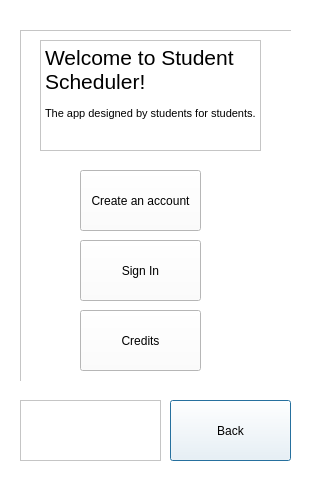
<?xml version="1.0" encoding="UTF-8"?>
<ui version="4.0">
 <class>WelcomePage</class>
 <widget class="QDialog" name="WelcomePage">
  <property name="geometry">
   <rect>
    <x>0</x>
    <y>0</y>
    <width>320</width>
    <height>480</height>
   </rect>
  </property>
  <property name="windowTitle">
   <string>Student Scheduler</string>
  </property>
  <property name="styleSheet">
   <string notr="true">background-color: rgb(255, 255, 255);
border-color: rgb(85, 0, 255);</string>
  </property>
  <widget class="QStackedWidget" name="welcomeWidget">
   <property name="geometry">
    <rect>
     <x>10</x>
     <y>10</y>
     <width>281</width>
     <height>371</height>
    </rect>
   </property>
   <property name="currentIndex">
    <number>0</number>
   </property>
   <widget class="QWidget" name="page">
    <widget class="QFrame" name="frame">
     <property name="geometry">
      <rect>
       <x>10</x>
       <y>20</y>
       <width>280</width>
       <height>381</height>
      </rect>
     </property>
     <property name="styleSheet">
      <string notr="true">background-color: rgb(255, 255, 255);</string>
     </property>
     <property name="frameShape">
      <enum>QFrame::StyledPanel</enum>
     </property>
     <property name="frameShadow">
      <enum>QFrame::Raised</enum>
     </property>
     <widget class="QPushButton" name="credits">
      <property name="geometry">
       <rect>
        <x>60</x>
        <y>280</y>
        <width>121</width>
        <height>61</height>
       </rect>
      </property>
      <property name="text">
       <string>Credits</string>
      </property>
      <property name="autoDefault">
       <bool>false</bool>
      </property>
     </widget>
     <widget class="QPushButton" name="createAnAccount">
      <property name="geometry">
       <rect>
        <x>60</x>
        <y>140</y>
        <width>121</width>
        <height>61</height>
       </rect>
      </property>
      <property name="text">
       <string>Create an account</string>
      </property>
      <property name="autoDefault">
       <bool>false</bool>
      </property>
     </widget>
     <widget class="QPushButton" name="signIn">
      <property name="geometry">
       <rect>
        <x>60</x>
        <y>210</y>
        <width>121</width>
        <height>61</height>
       </rect>
      </property>
      <property name="text">
       <string>Sign In</string>
      </property>
      <property name="autoDefault">
       <bool>false</bool>
      </property>
      <property name="default">
       <bool>false</bool>
      </property>
     </widget>
     <widget class="QTextEdit" name="textEdit">
      <property name="geometry">
       <rect>
        <x>20</x>
        <y>10</y>
        <width>221</width>
        <height>111</height>
       </rect>
      </property>
      <property name="html">
       <string>&lt;!DOCTYPE HTML PUBLIC &quot;-//W3C//DTD HTML 4.0//EN&quot; &quot;http://www.w3.org/TR/REC-html40/strict.dtd&quot;&gt;
&lt;html&gt;&lt;head&gt;&lt;meta name=&quot;qrichtext&quot; content=&quot;1&quot; /&gt;&lt;style type=&quot;text/css&quot;&gt;
p, li { white-space: pre-wrap; }
&lt;/style&gt;&lt;/head&gt;&lt;body style=&quot; font-family:'MS Shell Dlg 2'; font-size:8.25pt; font-weight:400; font-style:normal;&quot;&gt;
&lt;p style=&quot; margin-top:0px; margin-bottom:0px; margin-left:0px; margin-right:0px; -qt-block-indent:0; text-indent:0px;&quot;&gt;&lt;span style=&quot; font-size:16pt;&quot;&gt;Welcome to Student Scheduler!&lt;/span&gt;&lt;/p&gt;
&lt;p style=&quot;-qt-paragraph-type:empty; margin-top:0px; margin-bottom:0px; margin-left:0px; margin-right:0px; -qt-block-indent:0; text-indent:0px; font-size:8pt;&quot;&gt;&lt;br /&gt;&lt;/p&gt;
&lt;p style=&quot; margin-top:0px; margin-bottom:0px; margin-left:0px; margin-right:0px; -qt-block-indent:0; text-indent:0px;&quot;&gt;&lt;span style=&quot; font-size:8pt;&quot;&gt;The app designed by students for students.&lt;/span&gt;&lt;/p&gt;&lt;/body&gt;&lt;/html&gt;</string>
      </property>
     </widget>
    </widget>
   </widget>
   <widget class="QWidget" name="page_2">
    <widget class="QFrame" name="frame_2">
     <property name="geometry">
      <rect>
       <x>10</x>
       <y>80</y>
       <width>271</width>
       <height>291</height>
      </rect>
     </property>
     <property name="frameShape">
      <enum>QFrame::StyledPanel</enum>
     </property>
     <property name="frameShadow">
      <enum>QFrame::Raised</enum>
     </property>
     <layout class="QGridLayout" name="gridLayout_2">
      <item row="1" column="1">
       <widget class="QLineEdit" name="passwordInCreateAcc">
        <property name="echoMode">
         <enum>QLineEdit::Password</enum>
        </property>
       </widget>
      </item>
      <item row="3" column="1">
       <widget class="QPushButton" name="submitInCreateAcc">
        <property name="text">
         <string>Submit</string>
        </property>
        <property name="autoDefault">
         <bool>false</bool>
        </property>
       </widget>
      </item>
      <item row="2" column="1">
       <widget class="QLineEdit" name="emailInCreateAcc">
        <property name="echoMode">
         <enum>QLineEdit::Normal</enum>
        </property>
       </widget>
      </item>
      <item row="1" column="0">
       <widget class="QLabel" name="label_8">
        <property name="text">
         <string>Password</string>
        </property>
       </widget>
      </item>
      <item row="2" column="0">
       <widget class="QLabel" name="label_11">
        <property name="text">
         <string>Email</string>
        </property>
       </widget>
      </item>
      <item row="0" column="1">
       <widget class="QLineEdit" name="usernameInCreateAcc"/>
      </item>
      <item row="0" column="0">
       <widget class="QLabel" name="label_10">
        <property name="text">
         <string>Username</string>
        </property>
       </widget>
      </item>
     </layout>
    </widget>
    <widget class="QLabel" name="label">
     <property name="geometry">
      <rect>
       <x>80</x>
       <y>30</y>
       <width>181</width>
       <height>20</height>
      </rect>
     </property>
     <property name="font">
      <font>
       <pointsize>11</pointsize>
      </font>
     </property>
     <property name="text">
      <string>Create A New Account</string>
     </property>
    </widget>
   </widget>
   <widget class="QWidget" name="singIn">
    <widget class="QFrame" name="frame_3">
     <property name="geometry">
      <rect>
       <x>0</x>
       <y>99</y>
       <width>280</width>
       <height>271</height>
      </rect>
     </property>
     <property name="frameShape">
      <enum>QFrame::StyledPanel</enum>
     </property>
     <property name="frameShadow">
      <enum>QFrame::Raised</enum>
     </property>
     <layout class="QGridLayout" name="gridLayout_4">
      <item row="2" column="1">
       <widget class="QPushButton" name="submitInSignIn">
        <property name="text">
         <string>Submit</string>
        </property>
        <property name="autoDefault">
         <bool>false</bool>
        </property>
       </widget>
      </item>
      <item row="0" column="1">
       <widget class="QLineEdit" name="usernameInSignIn"/>
      </item>
      <item row="0" column="0">
       <widget class="QLabel" name="label_17">
        <property name="text">
         <string>Username</string>
        </property>
       </widget>
      </item>
      <item row="1" column="1">
       <widget class="QLineEdit" name="passwordInSignIn">
        <property name="echoMode">
         <enum>QLineEdit::Password</enum>
        </property>
       </widget>
      </item>
      <item row="1" column="0">
       <widget class="QLabel" name="label_18">
        <property name="text">
         <string>Password</string>
        </property>
       </widget>
      </item>
      <item row="3" column="1">
       <widget class="QPushButton" name="forgetPassword_2">
        <property name="text">
         <string>Forget Password</string>
        </property>
        <property name="autoDefault">
         <bool>false</bool>
        </property>
       </widget>
      </item>
     </layout>
    </widget>
    <widget class="QLabel" name="label_2">
     <property name="geometry">
      <rect>
       <x>120</x>
       <y>20</y>
       <width>71</width>
       <height>20</height>
      </rect>
     </property>
     <property name="font">
      <font>
       <pointsize>11</pointsize>
      </font>
     </property>
     <property name="text">
      <string>Sign In</string>
     </property>
    </widget>
   </widget>
   <widget class="QWidget" name="forgotpass">
    <widget class="QFrame" name="frame_4">
     <property name="geometry">
      <rect>
       <x>10</x>
       <y>79</y>
       <width>261</width>
       <height>291</height>
      </rect>
     </property>
     <property name="frameShape">
      <enum>QFrame::NoFrame</enum>
     </property>
     <property name="frameShadow">
      <enum>QFrame::Plain</enum>
     </property>
     <layout class="QGridLayout">
      <item row="1" column="1">
       <widget class="QPushButton" name="submitForgetPassword">
        <property name="text">
         <string>Submit</string>
        </property>
        <property name="autoDefault">
         <bool>false</bool>
        </property>
       </widget>
      </item>
      <item row="0" column="1">
       <widget class="QLineEdit" name="email"/>
      </item>
      <item row="0" column="0">
       <widget class="QLabel" name="label_9">
        <property name="text">
         <string>Email</string>
        </property>
       </widget>
      </item>
     </layout>
    </widget>
    <widget class="QLabel" name="label_3">
     <property name="geometry">
      <rect>
       <x>70</x>
       <y>20</y>
       <width>181</width>
       <height>20</height>
      </rect>
     </property>
     <property name="font">
      <font>
       <pointsize>11</pointsize>
      </font>
     </property>
     <property name="text">
      <string>Change Password</string>
     </property>
    </widget>
   </widget>
   <widget class="QWidget" name="page_3">
    <widget class="QTextEdit" name="creditsBox">
     <property name="geometry">
      <rect>
       <x>0</x>
       <y>20</y>
       <width>280</width>
       <height>340</height>
      </rect>
     </property>
     <property name="html">
      <string>&lt;!DOCTYPE HTML PUBLIC &quot;-//W3C//DTD HTML 4.0//EN&quot; &quot;http://www.w3.org/TR/REC-html40/strict.dtd&quot;&gt;
&lt;html&gt;&lt;head&gt;&lt;meta name=&quot;qrichtext&quot; content=&quot;1&quot; /&gt;&lt;style type=&quot;text/css&quot;&gt;
p, li { white-space: pre-wrap; }
&lt;/style&gt;&lt;/head&gt;&lt;body style=&quot; font-family:'MS Shell Dlg 2'; font-size:8.25pt; font-weight:400; font-style:normal;&quot;&gt;
&lt;p align=&quot;center&quot; style=&quot; margin-top:0px; margin-bottom:0px; margin-left:0px; margin-right:0px; -qt-block-indent:0; text-indent:0px;&quot;&gt;&lt;span style=&quot; font-size:12pt; font-weight:600;&quot;&gt;Student Scheduler&lt;/span&gt;&lt;/p&gt;
&lt;p align=&quot;center&quot; style=&quot; margin-top:0px; margin-bottom:0px; margin-left:0px; margin-right:0px; -qt-block-indent:0; text-indent:0px;&quot;&gt;&lt;span style=&quot; font-size:12pt; font-weight:600;&quot;&gt;CS 340 Project  Fall 2013&lt;/span&gt;&lt;/p&gt;
&lt;p align=&quot;center&quot; style=&quot;-qt-paragraph-type:empty; margin-top:0px; margin-bottom:0px; margin-left:0px; margin-right:0px; -qt-block-indent:0; text-indent:0px; font-size:12pt; font-weight:600;&quot;&gt;&lt;br /&gt;&lt;/p&gt;
&lt;p align=&quot;center&quot; style=&quot; margin-top:0px; margin-bottom:0px; margin-left:0px; margin-right:0px; -qt-block-indent:0; text-indent:0px;&quot;&gt;&lt;span style=&quot; font-size:12pt; font-weight:600;&quot;&gt;Instructor&lt;/span&gt;&lt;span style=&quot; font-size:12pt;&quot;&gt;: Luc Renambot&lt;/span&gt;&lt;/p&gt;
&lt;p align=&quot;center&quot; style=&quot;-qt-paragraph-type:empty; margin-top:0px; margin-bottom:0px; margin-left:0px; margin-right:0px; -qt-block-indent:0; text-indent:0px; font-size:12pt;&quot;&gt;&lt;br /&gt;&lt;/p&gt;
&lt;p align=&quot;center&quot; style=&quot; margin-top:0px; margin-bottom:0px; margin-left:0px; margin-right:0px; -qt-block-indent:0; text-indent:0px;&quot;&gt;&lt;span style=&quot; font-size:12pt; font-weight:600;&quot;&gt;TA&lt;/span&gt;&lt;span style=&quot; font-size:12pt;&quot;&gt;: Kaiser Newaj Asif&lt;/span&gt;&lt;/p&gt;
&lt;p align=&quot;center&quot; style=&quot;-qt-paragraph-type:empty; margin-top:0px; margin-bottom:0px; margin-left:0px; margin-right:0px; -qt-block-indent:0; text-indent:0px; font-size:12pt;&quot;&gt;&lt;br /&gt;&lt;/p&gt;
&lt;p align=&quot;center&quot; style=&quot; margin-top:0px; margin-bottom:0px; margin-left:0px; margin-right:0px; -qt-block-indent:0; text-indent:0px;&quot;&gt;&lt;span style=&quot; font-size:12pt; font-weight:600;&quot;&gt;Team Members:&lt;/span&gt;&lt;/p&gt;
&lt;p align=&quot;center&quot; style=&quot; margin-top:0px; margin-bottom:0px; margin-left:0px; margin-right:0px; -qt-block-indent:0; text-indent:0px;&quot;&gt;&lt;span style=&quot; font-size:12pt;&quot;&gt;Bresia Prudente&lt;/span&gt;&lt;/p&gt;
&lt;p align=&quot;center&quot; style=&quot; margin-top:0px; margin-bottom:0px; margin-left:0px; margin-right:0px; -qt-block-indent:0; text-indent:0px;&quot;&gt;&lt;span style=&quot; font-size:12pt;&quot;&gt;Saleha Amreen&lt;/span&gt;&lt;/p&gt;
&lt;p align=&quot;center&quot; style=&quot; margin-top:0px; margin-bottom:0px; margin-left:0px; margin-right:0px; -qt-block-indent:0; text-indent:0px;&quot;&gt;&lt;span style=&quot; font-size:12pt;&quot;&gt;Andrey Melikhov&lt;/span&gt;&lt;/p&gt;
&lt;p align=&quot;center&quot; style=&quot; margin-top:0px; margin-bottom:0px; margin-left:0px; margin-right:0px; -qt-block-indent:0; text-indent:0px;&quot;&gt;&lt;span style=&quot; font-size:12pt;&quot;&gt;Pongsit Twichpongtorn&lt;/span&gt;&lt;/p&gt;&lt;/body&gt;&lt;/html&gt;</string>
     </property>
    </widget>
   </widget>
  </widget>
  <widget class="QTextEdit" name="Notifications">
   <property name="geometry">
    <rect>
     <x>20</x>
     <y>400</y>
     <width>141</width>
     <height>61</height>
    </rect>
   </property>
   <property name="styleSheet">
    <string notr="true">color: rgb(255, 255, 255);</string>
   </property>
  </widget>
  <widget class="QPushButton" name="backButton">
   <property name="geometry">
    <rect>
     <x>170</x>
     <y>400</y>
     <width>121</width>
     <height>61</height>
    </rect>
   </property>
   <property name="text">
    <string>Back</string>
   </property>
  </widget>
 </widget>
 <resources/>
 <connections/>
</ui>
